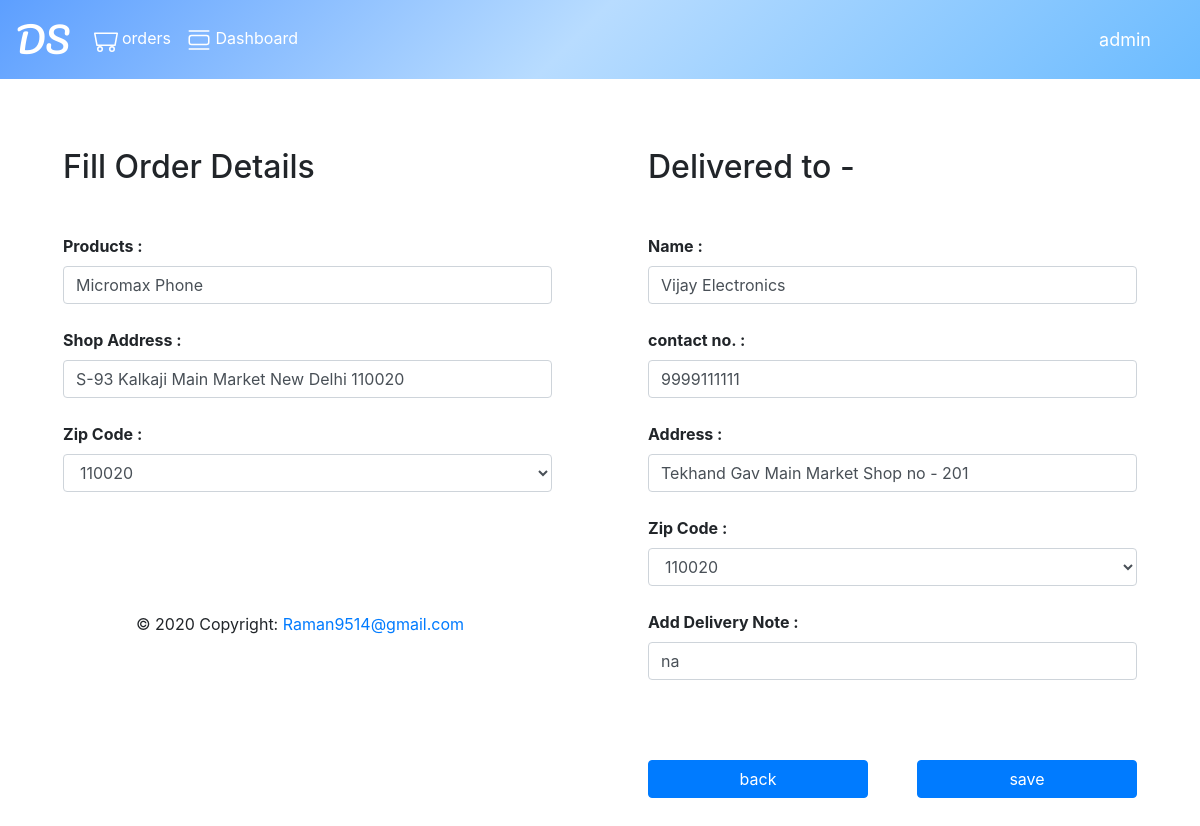
/order/editorder/10 (signed in), run on the app's committed database.
### order/models.py (models this page shows)
class Order(models.Model):
    user_id= models.ForeignKey(User,on_delete=models.CASCADE)
    u_name = models.CharField(max_length=50)
    u_phone_no = models.CharField(max_length=10)
    u_delivery_address = models.CharField(max_length=350)
    u_pincode=models.CharField(max_length=6)
    u_delivery_note = models.CharField(max_length=300 , blank=True)
    product_list = models.CharField(max_length=350)
    shop_address = models.CharField(max_length=350 )
    shop_pincode = models.CharField(max_length=6)
    order_date = models.DateTimeField(auto_now_add=True )
    order_pending = models.BooleanField(default=True)
    order_picked = models.BooleanField(default=False)
    order_delivered = models.BooleanField(default=False)
    order_cancelled = models.BooleanField(default=False)
    delivery_staff = models.CharField(max_length=20 , default="null" )

### order/views.py (the view)
# urls.py: path('editorder/<int:id>',views.editorder,name='editorder'),
def editorder(request,id):
    if request.user.is_authenticated:
        if request.method == 'POST':
            obj=Order.objects.get(pk=id)
            fm=OrderForm(request.POST,instance=obj)
            if fm.is_valid():
                fm.save()
        else:
            obj=Order.objects.get(pk=id)
            fm=OrderForm(instance=obj)
        return render(request,'editorder.html',{"form":fm})

### templates/editorder.html (shortened to what this page needs)
{% extends "basic.html" %}
{% block content %}
<div class="container col-lg-12">
<div class="container rounded col-lg-6 border-lg mt-1 mb-5 p-5 float-left ">
  <h2 class="mb-5 " >Fill Order Details</h2>
 <form method="post" >
  {% for fm in form %}
    {% if fm == form.u_name %}
   </div>
    <div class="container rounded border-lg mt-1 mb-1 p-5 col-lg-6 float-right" >
      <h2 class="mb-5 " >Delivered to -</h2>
    {% endif %}
     <b>{{fm.label_tag}}</b><br>
       {{fm}}<br>
     {% endfor %}
     <div style="width:100%">
      <a href="{% url 'myorder' %}" class="btn btn-primary mb-5 btn-block mt-2"  style="width:45%;float :left;" >back</a>
      <input type="submit" name="submit" value="save" class="btn btn-primary mb-5 btn-block " style="width:45%; float:right;" >
    </div>
</div>
</div>
{% endblock content %}

### templates/basic.html (shortened to what this page needs)
<!DOCTYPE html>
<html>
<head>
  <link rel="stylesheet" href="https://maxcdn.bootstrapcdn.com/bootstrap/4.4.1/css/bootstrap.min.css">
  <link rel="stylesheet" href="https://maxcdn.bootstrapcdn.com/bootstrap/4.5.0/css/bootstrap.min.css">
</head>
<body>
  <nav class="navbar navbar-expand-sm navbar-dark bg-dark fixed-top" style="background-image: linear-gradient(-225deg, #5D9FFF 0%, #B8DCFF 48%, #6BBBFF 100%);">
    <a class="navbar-brand" id='logo' href="{% url 'index'%}">DS</a>
    <ul class="navbar-nav  ">
      {% if user.is_authenticated %}
      <li class="nav-item active">
        <a class="nav-link" href="{% url 'myorder'%}">
          orders</a>
        </li>
         {% if user.is_staff == True %}
         <li class="nav-item active">
            <a class="nav-link" href="{% url 'deliverystaff_index'%}">
               Dashboard</a>
            </li>
         {% endif %}
   {% endif %}
      </ul>
      <div class="collapse navbar-collapse justify-content-end">
        <ul class="navbar-nav  ">
          <li class="nav-right mr-4">
                <a class="btn btn-link nav-link active" data-toggle="modal" data-target="#myModal" style="font-size:18px">
                  {{user.username|default:'GUEST'|truncatechars:20}}
                </a>
          </li>
     </ul>
    </div>
    </nav>
<br><br><br><br>
{% block content %}
 {% endblock %}
 <footer class="page-footer font-small blue bottom">
  <div class="footer-copyright text-center py-3">© 2020 Copyright:
    <a href="#">Raman9514@gmail.com</a>
  </div>
</footer>
</body>
</html>

### templates/basic.html (style rules this page uses)
* { box-sizing: border-box; }
#logo { font-family:'Pacifico', cursive; font-size: 35px; color: white; }

### data on the page
Order: form "Micromax Phone" "S-93 Kalkaji Main Market New Delhi 110020" "110020" "Vijay Electronics" "9999111111" "Tekhand Gav Main Market Shop no - 201" "110020" "na"

### other printed values
{{ user.username|default:'GUEST'|truncatechars:20 }} "admin"
{{ fm.label_tag }} "Products :" "Shop Address :" "Zip Code :" "Name :" "contact no. :" "Address :" "Zip Code :" "Add Delivery Note :"
